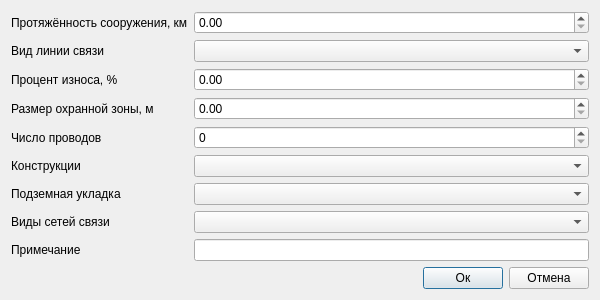
<?xml version="1.0" encoding="UTF-8"?>
<ui version="4.0">
 <class>Dialog</class>
 <widget class="QDialog" name="Dialog">
  <property name="geometry">
   <rect>
    <x>0</x>
    <y>0</y>
    <width>600</width>
    <height>300</height>
   </rect>
  </property>
  <property name="minimumSize">
   <size>
    <width>600</width>
    <height>300</height>
   </size>
  </property>
  <property name="windowTitle">
   <string>Сети связи: Дополнительные атрибуты</string>
  </property>
  <property name="accessibleName">
   <string notr="true">btnSave</string>
  </property>
  <layout class="QVBoxLayout" name="verticalLayout_2">
   <item>
    <layout class="QGridLayout" name="gridLayout_2">
     <item row="0" column="1">
      <layout class="QHBoxLayout" name="horizontalLayout_4">
       <item>
        <layout class="QGridLayout" name="gridLayout_3">
         <item row="2" column="1">
          <widget class="QComboBox" name="cbCommunicationLinesType">
           <property name="sizePolicy">
            <sizepolicy hsizetype="Expanding" vsizetype="Fixed">
             <horstretch>0</horstretch>
             <verstretch>0</verstretch>
            </sizepolicy>
           </property>
           <property name="sizeAdjustPolicy">
            <enum>QComboBox::AdjustToContentsOnFirstShow</enum>
           </property>
           <property name="minimumContentsLength">
            <number>0</number>
           </property>
          </widget>
         </item>
         <item row="3" column="1">
          <widget class="QgsDoubleSpinBox" name="sbWearPercentage">
           <property name="sizePolicy">
            <sizepolicy hsizetype="Expanding" vsizetype="Fixed">
             <horstretch>0</horstretch>
             <verstretch>0</verstretch>
            </sizepolicy>
           </property>
           <property name="maximum">
            <double>100.000000000000000</double>
           </property>
           <property name="clearValue">
            <bool>true</bool>
           </property>
          </widget>
         </item>
         <item row="3" column="0">
          <widget class="QLabel" name="label_24">
           <property name="text">
            <string>Процент износа, %</string>
           </property>
          </widget>
         </item>
         <item row="5" column="1">
          <widget class="QgsDoubleSpinBox" name="sbGuardZoneSize">
           <property name="sizePolicy">
            <sizepolicy hsizetype="Expanding" vsizetype="Fixed">
             <horstretch>0</horstretch>
             <verstretch>0</verstretch>
            </sizepolicy>
           </property>
           <property name="maximum">
            <double>10000000.000000000000000</double>
           </property>
           <property name="clearValue">
            <bool>true</bool>
           </property>
          </widget>
         </item>
         <item row="5" column="0">
          <widget class="QLabel" name="label_2">
           <property name="text">
            <string>Размер охранной зоны, м</string>
           </property>
          </widget>
         </item>
         <item row="7" column="1">
          <widget class="QComboBox" name="cbConstructions">
           <property name="sizePolicy">
            <sizepolicy hsizetype="Expanding" vsizetype="Fixed">
             <horstretch>0</horstretch>
             <verstretch>0</verstretch>
            </sizepolicy>
           </property>
          </widget>
         </item>
         <item row="6" column="0">
          <widget class="QLabel" name="label_3">
           <property name="text">
            <string>Число проводов</string>
           </property>
          </widget>
         </item>
         <item row="8" column="0">
          <widget class="QLabel" name="label_7">
           <property name="text">
            <string>Подземная укладка</string>
           </property>
          </widget>
         </item>
         <item row="7" column="0">
          <widget class="QLabel" name="label_4">
           <property name="text">
            <string>Конструкции</string>
           </property>
          </widget>
         </item>
         <item row="8" column="1">
          <widget class="QComboBox" name="cbUndergroundLaying">
           <property name="sizePolicy">
            <sizepolicy hsizetype="Expanding" vsizetype="Fixed">
             <horstretch>0</horstretch>
             <verstretch>0</verstretch>
            </sizepolicy>
           </property>
          </widget>
         </item>
         <item row="9" column="1">
          <widget class="QComboBox" name="cbCommunicationNetworkType">
           <property name="sizePolicy">
            <sizepolicy hsizetype="Expanding" vsizetype="Fixed">
             <horstretch>0</horstretch>
             <verstretch>0</verstretch>
            </sizepolicy>
           </property>
          </widget>
         </item>
         <item row="0" column="1">
          <widget class="QgsDoubleSpinBox" name="sbLength">
           <property name="sizePolicy">
            <sizepolicy hsizetype="Expanding" vsizetype="Fixed">
             <horstretch>0</horstretch>
             <verstretch>0</verstretch>
            </sizepolicy>
           </property>
           <property name="maximum">
            <double>10000000.000000000000000</double>
           </property>
           <property name="clearValue">
            <bool>true</bool>
           </property>
          </widget>
         </item>
         <item row="6" column="1">
          <widget class="QgsSpinBox" name="sbWiresNumber">
           <property name="sizePolicy">
            <sizepolicy hsizetype="Expanding" vsizetype="Fixed">
             <horstretch>0</horstretch>
             <verstretch>0</verstretch>
            </sizepolicy>
           </property>
           <property name="maximum">
            <number>10000000</number>
           </property>
           <property name="clearValue">
            <bool>true</bool>
           </property>
          </widget>
         </item>
         <item row="9" column="0">
          <widget class="QLabel" name="label_8">
           <property name="text">
            <string>Виды сетей связи</string>
           </property>
          </widget>
         </item>
         <item row="0" column="0">
          <widget class="QLabel" name="label_5">
           <property name="text">
            <string>Протяжённость сооружения, км</string>
           </property>
          </widget>
         </item>
         <item row="2" column="0">
          <widget class="QLabel" name="label">
           <property name="text">
            <string>Вид линии связи</string>
           </property>
          </widget>
         </item>
         <item row="10" column="1">
          <widget class="QLineEdit" name="tbNote"/>
         </item>
         <item row="10" column="0">
          <widget class="QLabel" name="label_6">
           <property name="text">
            <string>Примечание</string>
           </property>
          </widget>
         </item>
        </layout>
       </item>
      </layout>
     </item>
     <item row="3" column="1">
      <layout class="QHBoxLayout" name="horizontalLayout">
       <item>
        <spacer name="horizontalSpacer">
         <property name="orientation">
          <enum>Qt::Horizontal</enum>
         </property>
         <property name="sizeHint" stdset="0">
          <size>
           <width>40</width>
           <height>20</height>
          </size>
         </property>
        </spacer>
       </item>
       <item>
        <widget class="QPushButton" name="btnOk">
         <property name="accessibleName">
          <string notr="true">btnSave</string>
         </property>
         <property name="text">
          <string>Ок</string>
         </property>
         <property name="default">
          <bool>true</bool>
         </property>
        </widget>
       </item>
       <item>
        <widget class="QPushButton" name="btnCancel">
         <property name="accessibleName">
          <string notr="true">btnCancel</string>
         </property>
         <property name="text">
          <string>Отмена</string>
         </property>
        </widget>
       </item>
      </layout>
     </item>
     <item row="2" column="1">
      <layout class="QHBoxLayout" name="horizontalLayout_2">
       <item>
        <spacer name="verticalSpacer">
         <property name="orientation">
          <enum>Qt::Vertical</enum>
         </property>
         <property name="sizeHint" stdset="0">
          <size>
           <width>20</width>
           <height>40</height>
          </size>
         </property>
        </spacer>
       </item>
      </layout>
     </item>
    </layout>
   </item>
  </layout>
 </widget>
 <customwidgets>
  <customwidget>
   <class>QgsDoubleSpinBox</class>
   <extends>QDoubleSpinBox</extends>
   <header>qgsdoublespinbox.h</header>
  </customwidget>
  <customwidget>
   <class>QgsSpinBox</class>
   <extends>QSpinBox</extends>
   <header>qgsspinbox.h</header>
  </customwidget>
 </customwidgets>
 <tabstops>
  <tabstop>sbLength</tabstop>
  <tabstop>cbCommunicationLinesType</tabstop>
  <tabstop>sbWearPercentage</tabstop>
  <tabstop>sbGuardZoneSize</tabstop>
  <tabstop>sbWiresNumber</tabstop>
  <tabstop>cbConstructions</tabstop>
  <tabstop>cbCommunicationNetworkType</tabstop>
  <tabstop>cbUndergroundLaying</tabstop>
  <tabstop>tbNote</tabstop>
  <tabstop>btnOk</tabstop>
  <tabstop>btnCancel</tabstop>
 </tabstops>
 <resources/>
 <connections/>
</ui>
